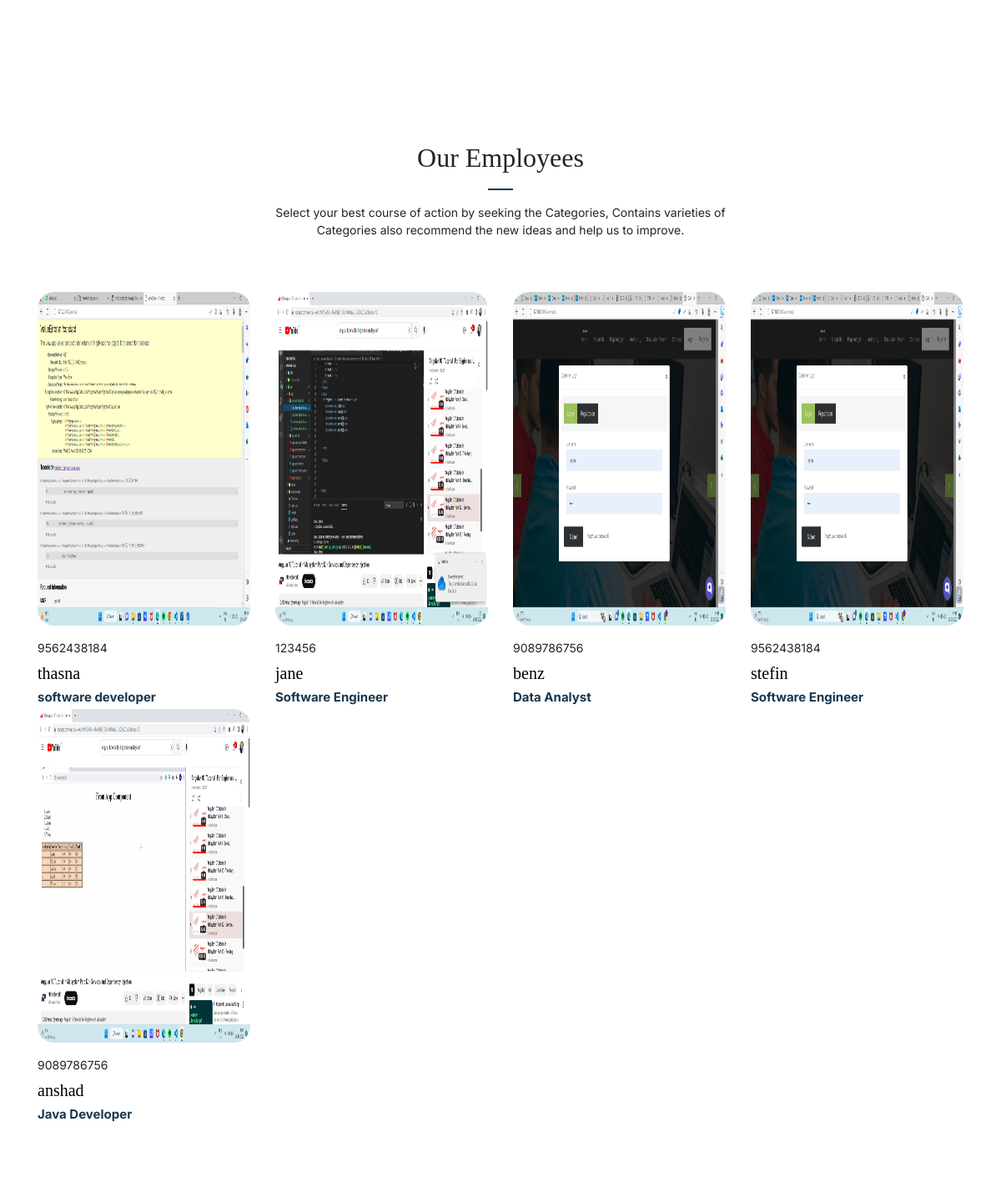
Before: /home_page (middle part) with the older database file.
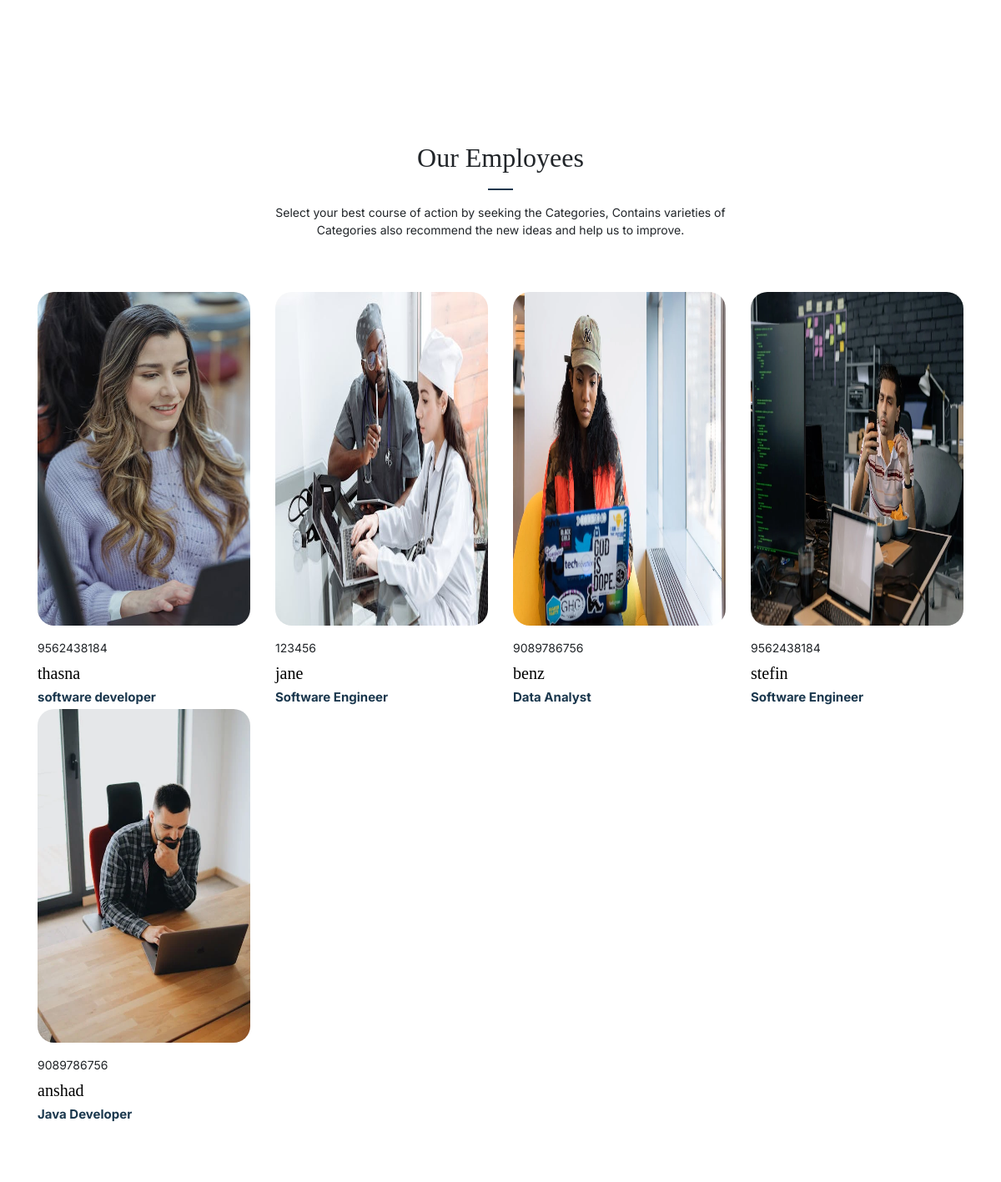
After: the same page with the newer database file.
### Employee/models.py (models this page shows)
class Eregister(models.Model):
    name=models.CharField(max_length=100)
    password=models.CharField(max_length=10,default='')
    email=models.EmailField()
    phone=models.CharField(max_length=100)
    design=models.CharField(max_length=100)
    qual=models.CharField(max_length=100)
    img=models.ImageField(upload_to='images',default='null.jpg')
    status=models.IntegerField(default=0)

### UserApp/views.py (the view)
# urls.py: path('home_page',views.home_page,name="home_page"),
def home_page(request):
    detail=Job.objects.all()
    details=Eregister.objects.all()
    job=Job.objects.all().count()
    emp=Eregister.objects.all().count()
    book=Booking.objects.all().count()
    reg=Register.objects.all().count()
    context={
        'detail':detail,
        'details':details,
        'job':job,
        'book':book,
        'reg':reg,
        'emp':emp
    }
    return render(request,'home_page.html',context)

### UserApp/templates/home_page.html (shortened to what this page needs)
{% load static %}
<!doctype html>
<html lang="en">
<head>
	<link rel="stylesheet" href="{% static 'css/bootstrap.min.css' %}">
	<link rel="stylesheet" href="{% static 'css/owl.carousel.min.css' %}">
	<link rel="stylesheet" href="{% static 'css/owl.theme.default.min.css' %}">
	<link rel="stylesheet" href="{% static 'css/jquery.fancybox.min.css' %}">
	<link rel="stylesheet" href="{% static 'fonts/icomoon/style.css' %}">
	<link rel="stylesheet" href="{% static 'fonts/flaticon/font/flaticon.css' %}">
	<link rel="stylesheet" href="{% static 'css/daterangepicker.css' %}">
	<link rel="stylesheet" href="{% static 'css/aos.css' %}">
	<link rel="stylesheet" href="{% static 'css/style.css' %}">
	<link href="https://cdnjs.cloudflare.com/ajax/libs/font-awesome/6.0.0/css/all.min.css" rel="stylesheet">
	<link rel="stylesheet" href="{% static 'css/flaticon.css' %}">
</head>
<body>
{% block content %}
	<div class="untree_co-section">
	</div>
	<div class="untree_co-section">
		<div class="container">
			<div class="row justify-content-center text-center mb-5">
				<div class="col-lg-6">
					<h2 class="section-title text-center mb-3">Our Employees</h2>
					<p>Select your best course of action by seeking the Categories, Contains varieties of Categories also recommend the new ideas and help us to improve.</p>
				</div>
			</div>
			<div class="row">
				{% for i in details %}
				<div class="col-6 col-sm-6 col-md-6 col-lg-3 mb-4 mb-lg-0">
					<div class="media-1">
						{% if i.img %}
						<a href="#" class="d-block mb-3"><img style="height: 400px;" src="{{i.img.url}}" alt="Image" class="img-fluid"></a>
						{% endif %}
						<span class="d-flex align-items-center loc mb-2">
							<span>{{i.phone}}</span>
						</span>
						<div class="d-flex align-items-center">
							<div>
								<h3><a href="#">{{i.name}}</a></h3>
								<div class="price ml-auto">
									<span>{{i.design}}</span>
								</div>
							</div>
						</div>
					</div>
				</div>
				{% endfor %}
			</div>
		</div>
	</div>
{% endblock %}
</body>
</html>

Changed rows visible on the page:
changed Eregister "thasna": img: a different picture
changed Eregister "jane": img: a different picture
changed Eregister "benz": img: a different picture
changed Eregister "stefin": img: a different picture
changed Eregister "anshad": img: a different picture
